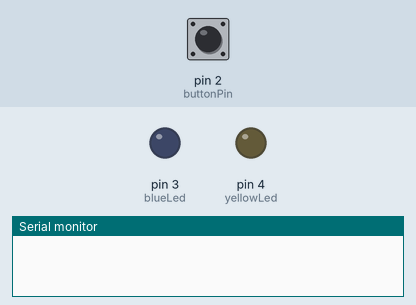
Recording of a sketch running on a simulated Arduino Uno, built with avr-gcc and run on an emulated ATmega328P. Parts: output pins drawn as LEDs (lit = HIGH), the last lines printed to the serial monitor. Inputs (shaded band) come from the test bench; at power-on: pin 2 (buttonPin) HIGH.

Above: at 1.2 s.
1.3 s: pin 2 (buttonPin) pulled LOW for 0.15 s
At 2.1 s:
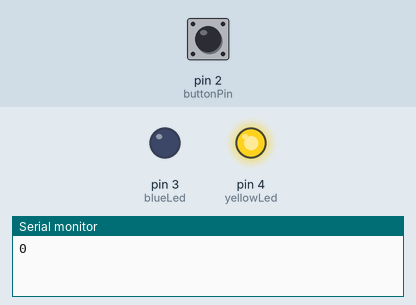
2.9 s: pin 2 (buttonPin) pulled LOW for 1 s
At 4.2 s:
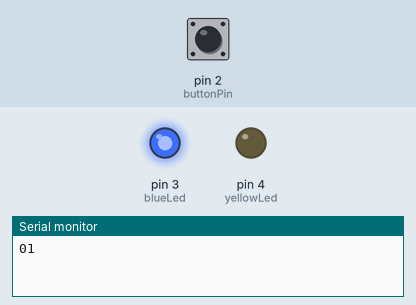
Timing chart, 0 to 5.9 s (numbered marks = the images above; inputs shaded):
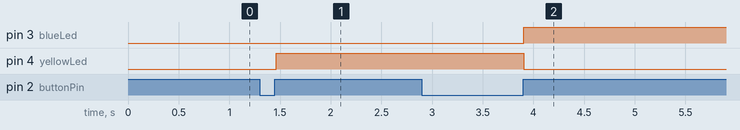

The sketch:

Arduino_oving1.ino
```cpp
const int buttonPin = 2;
const int blueLed = 3;
const int yellowLed = 4;


// Konstanter for signaler som skal sendes
const int dot = 0;
const int dash = 1;
const int letterPauseSignal = 2;
const int wordPauseSignal = 3;

// Konstanter tid

const float T = 300;
const float dotTime = T;
const float dashTime = 2*T;
const float letterPause = 7*T;
const float wordPause = 20*T;

int buttonState;
int previousButtonState = HIGH;

long timeFromPush;
long releaseTime = 0;


void setup() {
  Serial.begin(9600);
  pinMode(buttonPin, INPUT);
  pinMode(blueLed, OUTPUT);
  pinMode(yellowLed, OUTPUT);

}

void loop() {
  buttonState = digitalRead(buttonPin);

  if ((buttonState == LOW) && (previousButtonState == HIGH)){
    timeFromPush = millis();
    previousButtonState = LOW;
    long pause = timeFromPush - releaseTime;

    if (releaseTime != 0){
      if (pause < wordPause && pause > letterPause){
        Serial.print(letterPauseSignal);
      } else if (pause > wordPause){
        Serial.print(wordPauseSignal);
      }
    }

// Button is pushed

  } else if ((previousButtonState == LOW && buttonState == HIGH)){

    previousButtonState = HIGH;
    releaseTime = millis();

    long holdTime = millis() - timeFromPush;

    if (holdTime < dashTime){
      Serial.print(dot);
      digitalWrite(yellowLed, HIGH);
      digitalWrite(blueLed, LOW);
    } else if (holdTime > dashTime){
      Serial.print(dash);
      digitalWrite(yellowLed, LOW);
      digitalWrite(blueLed, HIGH);
    }

  }

  delay(20);

}
```

Measured:
- after the input at 1.3 s, pin 4 (yellowLed): LOW → HIGH after 0.16 s
- after the input at 2.9 s, pin 3 (blueLed): LOW → HIGH after 1.0 s; pin 4 (yellowLed): HIGH → LOW after 1.0 s
